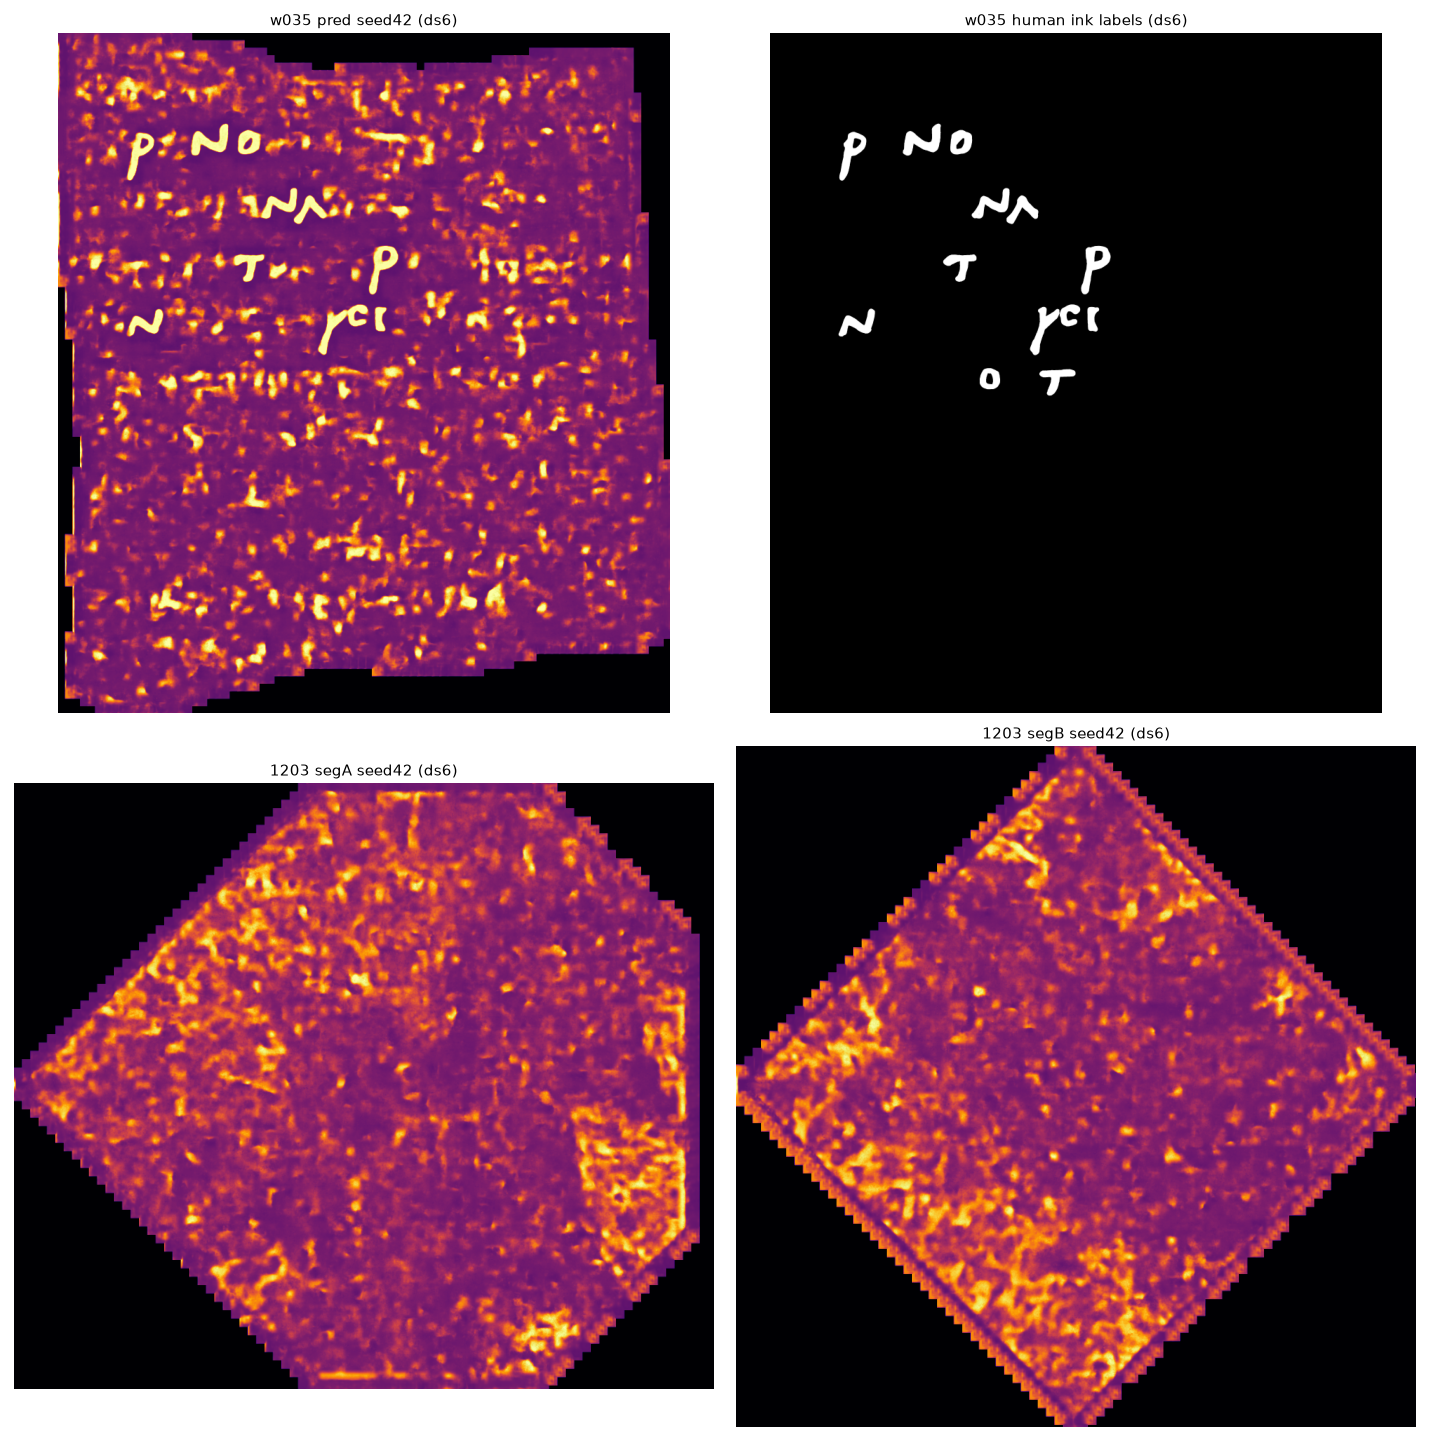

Reproduce this figure in Python.
"""Quicklook PNGs: w035 pred + labels, 1203 segments, at ds6, for visual check."""
import sys
import numpy as np
import matplotlib
matplotlib.use("Agg")
import matplotlib.pyplot as plt

sys.path.insert(0, r"C:\Users\benbl\Desktop\Vsuvious\trackD\salvage")
from verdict_common import load_map, valid_mask, load_w035_label2d, downsample, SALVAGE

w = load_map("w035_s42").astype(np.float32)
lab = load_w035_label2d(w.shape).astype(np.float32)
a = load_map("1203A_s42").astype(np.float32)
b = load_map("1203B_s42").astype(np.float32)

fig, ax = plt.subplots(2, 2, figsize=(16, 16))
ax[0, 0].imshow(downsample(w, 6), cmap="inferno", vmax=200)
ax[0, 0].set_title("w035 pred seed42 (ds6)")
ax[0, 1].imshow(downsample(lab * 255, 6), cmap="gray")
ax[0, 1].set_title("w035 human ink labels (ds6)")
ax[1, 0].imshow(downsample(a, 6), cmap="inferno", vmax=200)
ax[1, 0].set_title("1203 segA seed42 (ds6)")
ax[1, 1].imshow(downsample(b, 6), cmap="inferno", vmax=200)
ax[1, 1].set_title("1203 segB seed42 (ds6)")
for axx in ax.ravel():
    axx.axis("off")
plt.tight_layout()
plt.savefig(SALVAGE / "verdict_quicklook.png", dpi=90)
print("saved")
